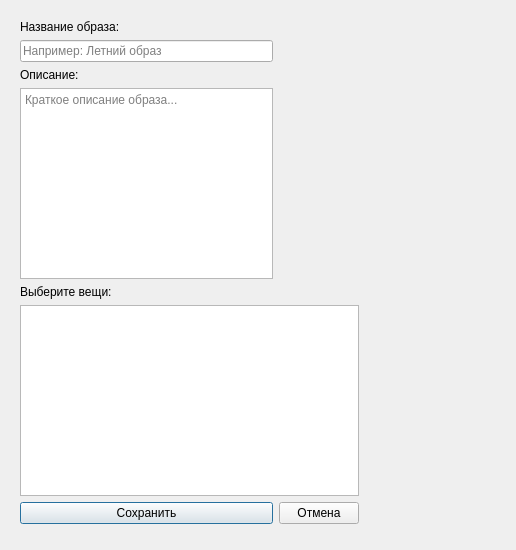
<?xml version="1.0" encoding="UTF-8"?>
<ui version="4.0">
 <class>CreateOutfitDialog</class>
 <widget class="QDialog" name="CreateOutfitDialog">
  <property name="geometry">
   <rect>
    <x>0</x>
    <y>0</y>
    <width>516</width>
    <height>550</height>
   </rect>
  </property>
  <property name="minimumSize">
   <size>
    <width>400</width>
    <height>300</height>
   </size>
  </property>
  <property name="windowTitle">
   <string>Создать образ</string>
  </property>
  <widget class="QWidget" name="">
   <property name="geometry">
    <rect>
     <x>20</x>
     <y>20</y>
     <width>339</width>
     <height>504</height>
    </rect>
   </property>
   <layout class="QGridLayout" name="gridLayout">
    <item row="0" column="0">
     <widget class="QLabel" name="label">
      <property name="text">
       <string>Название образа:</string>
      </property>
     </widget>
    </item>
    <item row="1" column="0">
     <widget class="QLineEdit" name="nameEdit">
      <property name="placeholderText">
       <string>Например: Летний образ</string>
      </property>
     </widget>
    </item>
    <item row="2" column="0">
     <widget class="QLabel" name="label_2">
      <property name="text">
       <string>Описание:</string>
      </property>
     </widget>
    </item>
    <item row="3" column="0">
     <widget class="QTextEdit" name="descEdit">
      <property name="placeholderText">
       <string>Краткое описание образа...</string>
      </property>
     </widget>
    </item>
    <item row="4" column="0">
     <widget class="QLabel" name="label_3">
      <property name="text">
       <string>Выберите вещи:</string>
      </property>
     </widget>
    </item>
    <item row="5" column="0" colspan="2">
     <widget class="QListWidget" name="clothesList">
      <property name="selectionMode">
       <enum>QAbstractItemView::MultiSelection</enum>
      </property>
     </widget>
    </item>
    <item row="6" column="0">
     <widget class="QPushButton" name="btnSave">
      <property name="text">
       <string>Сохранить</string>
      </property>
     </widget>
    </item>
    <item row="6" column="1">
     <widget class="QPushButton" name="btnCancel">
      <property name="text">
       <string>Отмена</string>
      </property>
     </widget>
    </item>
   </layout>
  </widget>
 </widget>
 <resources/>
 <connections/>
</ui>
